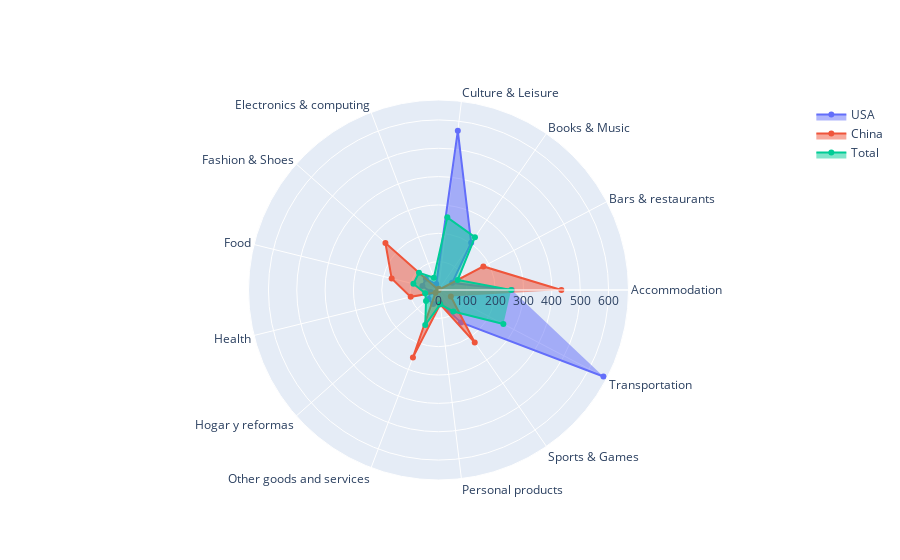

Notebook cell for this chart:
### Code cell
import plotly.graph_objects as go

fig = go.Figure()

fig.add_trace(go.Scatterpolar(
      r=US_FR['US_mean_amount'],
      theta=US_FR['category'],
      fill='toself',
      name='USA'
))

fig.add_trace(go.Scatterpolar(
      r=US_FR['CN_mean_amount'],
      theta=US_FR['category'],
      fill='toself',
      name='China'
))

fig.add_trace(go.Scatterpolar(
      r=US_FR['total_mean_amount'],
      theta=US_FR['category'],
      fill='toself',
      name='Total'
))

fig.show()

### Figure 1 — Plotly figure (JSON) as saved in the notebook; plotly's stock layout.template omitted (floating-point values rounded to 4 significant figures)
{"data": [{"fill": "toself", "name": "USA", "r": [258.7, 54.64, 202.9, 565.6, 22.38, 59.6, 58.5, 29.07, 47.51, 53.2, 46.05, 139.2, 657.1], "theta": ["Accommodation", "Bars & restaurants", "Books & Music", "Culture & Leisure", "Electronics & computing", "Fashion & Shoes", "Food", "Health", "Hogar y reformas", "Other goods and services", "Personal products", "Sports & Games", "Transportation"], "type": "scatterpolar"}, {"fill": "toself", "name": "China", "r": [433.4, 178.8, 0, 4, 0, 250.2, 170.2, 101.1, 13.98, 254.2, 50.66, 225, 49.22], "theta": ["Accommodation", "Bars & restaurants", "Books & Music", "Culture & Leisure", "Electronics & computing", "Fashion & Shoes", "Food", "Health", "Hogar y reformas", "Other goods and services", "Personal products", "Sports & Games", "Transportation"], "type": "scatterpolar"}, {"fill": "toself", "name": "Total", "r": [256.4, 76.55, 226.4, 258.1, 46.23, 92.0, 91.23, 48.41, 58.87, 132.0, 50.89, 92.09, 258.6], "theta": ["Accommodation", "Bars & restaurants", "Books & Music", "Culture & Leisure", "Electronics & computing", "Fashion & Shoes", "Food", "Health", "Hogar y reformas", "Other goods and services", "Personal products", "Sports & Games", "Transportation"], "type": "scatterpolar"}], "layout": {}}
